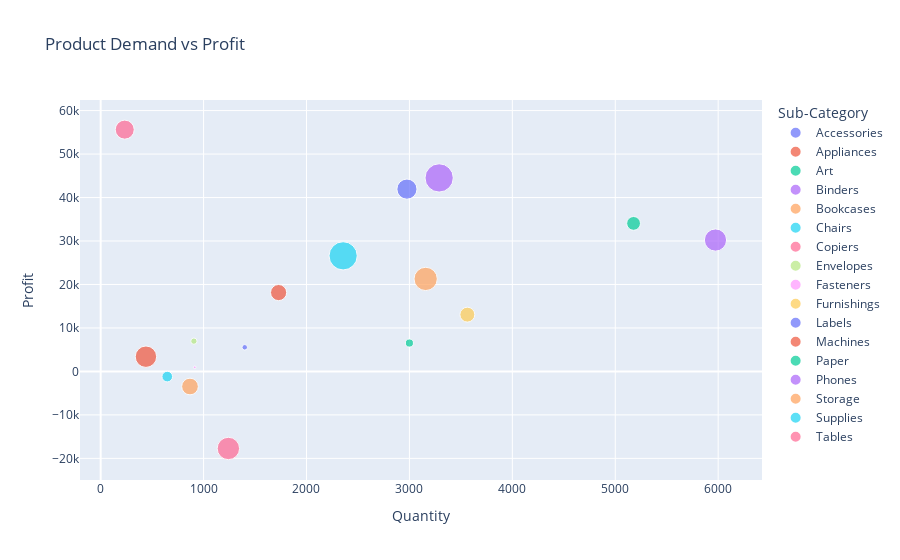

This figure's notebook cell:
### Markdown cell above
### Product Demand vs Profit (Bubble Chart)

This scatter plot compares total **Quantity sold** (demand) against **Profit** for each sub-category.
Bubble size represents **total Sales**, and colour identifies each sub-category.  
This helps determine whether high product demand truly translates into high profitability.

### Code cell
# Group data by Sub-Category and calculate total Sales, total Quantity sold,
# and total Profit for each sub-category.
product_demand = df.groupby("Sub-Category").agg({
    "Sales": "sum",
    "Quantity": "sum",
    "Profit": "sum"
}).reset_index()

# Create a scatter plot where each point represents a sub-category:
fig = px.scatter(
    product_demand,
    x="Quantity",
    y="Profit",
    size="Sales",
    color="Sub-Category",
    title="Product Demand vs Profit"
)
fig.show()

### Figure 1 — Plotly figure (JSON) as saved in the notebook; plotly's stock layout.template omitted (floating-point values rounded to 4 significant figures)
{"data": [{"hovertemplate": "Sub-Category=Accessories<br>Quantity=%{x}<br>Profit=%{y}<br>Sales=%{marker.size}<extra></extra>", "legendgroup": "Accessories", "marker": {"color": "#636efa", "size": [167400.0], "sizemode": "area", "sizeref": 825.0, "symbol": "circle"}, "mode": "markers", "name": "Accessories", "orientation": "v", "showlegend": true, "type": "scatter", "x": [2976], "xaxis": "x", "y": [41940.0], "yaxis": "y"}, {"hovertemplate": "Sub-Category=Appliances<br>Quantity=%{x}<br>Profit=%{y}<br>Sales=%{marker.size}<extra></extra>", "legendgroup": "Appliances", "marker": {"color": "#EF553B", "size": [107500.0], "sizemode": "area", "sizeref": 825.0, "symbol": "circle"}, "mode": "markers", "name": "Appliances", "orientation": "v", "showlegend": true, "type": "scatter", "x": [1729], "xaxis": "x", "y": [18140.0], "yaxis": "y"}, {"hovertemplate": "Sub-Category=Art<br>Quantity=%{x}<br>Profit=%{y}<br>Sales=%{marker.size}<extra></extra>", "legendgroup": "Art", "marker": {"color": "#00cc96", "size": [27120.0], "sizemode": "area", "sizeref": 825.0, "symbol": "circle"}, "mode": "markers", "name": "Art", "orientation": "v", "showlegend": true, "type": "scatter", "x": [3000], "xaxis": "x", "y": [6528.0], "yaxis": "y"}, {"hovertemplate": "Sub-Category=Binders<br>Quantity=%{x}<br>Profit=%{y}<br>Sales=%{marker.size}<extra></extra>", "legendgroup": "Binders", "marker": {"color": "#ab63fa", "size": [203400.0], "sizemode": "area", "sizeref": 825.0, "symbol": "circle"}, "mode": "markers", "name": "Binders", "orientation": "v", "showlegend": true, "type": "scatter", "x": [5974], "xaxis": "x", "y": [30220.0], "yaxis": "y"}, {"hovertemplate": "Sub-Category=Bookcases<br>Quantity=%{x}<br>Profit=%{y}<br>Sales=%{marker.size}<extra></extra>", "legendgroup": "Bookcases", "marker": {"color": "#FFA15A", "size": [114900.0], "sizemode": "area", "sizeref": 825.0, "symbol": "circle"}, "mode": "markers", "name": "Bookcases", "orientation": "v", "showlegend": true, "type": "scatter", "x": [868], "xaxis": "x", "y": [-3473.0], "yaxis": "y"}, {"hovertemplate": "Sub-Category=Chairs<br>Quantity=%{x}<br>Profit=%{y}<br>Sales=%{marker.size}<extra></extra>", "legendgroup": "Chairs", "marker": {"color": "#19d3f3", "size": [328400.0], "sizemode": "area", "sizeref": 825.0, "symbol": "circle"}, "mode": "markers", "name": "Chairs", "orientation": "v", "showlegend": true, "type": "scatter", "x": [2356], "xaxis": "x", "y": [26590.0], "yaxis": "y"}, {"hovertemplate": "Sub-Category=Copiers<br>Quantity=%{x}<br>Profit=%{y}<br>Sales=%{marker.size}<extra></extra>", "legendgroup": "Copiers", "marker": {"color": "#FF6692", "size": [149500.0], "sizemode": "area", "sizeref": 825.0, "symbol": "circle"}, "mode": "markers", "name": "Copiers", "orientation": "v", "showlegend": true, "type": "scatter", "x": [234], "xaxis": "x", "y": [55620.0], "yaxis": "y"}, {"hovertemplate": "Sub-Category=Envelopes<br>Quantity=%{x}<br>Profit=%{y}<br>Sales=%{marker.size}<extra></extra>", "legendgroup": "Envelopes", "marker": {"color": "#B6E880", "size": [16480.0], "sizemode": "area", "sizeref": 825.0, "symbol": "circle"}, "mode": "markers", "name": "Envelopes", "orientation": "v", "showlegend": true, "type": "scatter", "x": [906], "xaxis": "x", "y": [6964.0], "yaxis": "y"}, {"hovertemplate": "Sub-Category=Fasteners<br>Quantity=%{x}<br>Profit=%{y}<br>Sales=%{marker.size}<extra></extra>", "legendgroup": "Fasteners", "marker": {"color": "#FF97FF", "size": [3024.0], "sizemode": "area", "sizeref": 825.0, "symbol": "circle"}, "mode": "markers", "name": "Fasteners", "orientation": "v", "showlegend": true, "type": "scatter", "x": [914], "xaxis": "x", "y": [949.5], "yaxis": "y"}, {"hovertemplate": "Sub-Category=Furnishings<br>Quantity=%{x}<br>Profit=%{y}<br>Sales=%{marker.size}<extra></extra>", "legendgroup": "Furnishings", "marker": {"color": "#FECB52", "size": [91710.0], "sizemode": "area", "sizeref": 825.0, "symbol": "circle"}, "mode": "markers", "name": "Furnishings", "orientation": "v", "showlegend": true, "type": "scatter", "x": [3563], "xaxis": "x", "y": [13060.0], "yaxis": "y"}, {"hovertemplate": "Sub-Category=Labels<br>Quantity=%{x}<br>Profit=%{y}<br>Sales=%{marker.size}<extra></extra>", "legendgroup": "Labels", "marker": {"color": "#636efa", "size": [12490.0], "sizemode": "area", "sizeref": 825.0, "symbol": "circle"}, "mode": "markers", "name": "Labels", "orientation": "v", "showlegend": true, "type": "scatter", "x": [1400], "xaxis": "x", "y": [5546.0], "yaxis": "y"}, {"hovertemplate": "Sub-Category=Machines<br>Quantity=%{x}<br>Profit=%{y}<br>Sales=%{marker.size}<extra></extra>", "legendgroup": "Machines", "marker": {"color": "#EF553B", "size": [189200.0], "sizemode": "area", "sizeref": 825.0, "symbol": "circle"}, "mode": "markers", "name": "Machines", "orientation": "v", "showlegend": true, "type": "scatter", "x": [440], "xaxis": "x", "y": [3385.0], "yaxis": "y"}, {"hovertemplate": "Sub-Category=Paper<br>Quantity=%{x}<br>Profit=%{y}<br>Sales=%{marker.size}<extra></extra>", "legendgroup": "Paper", "marker": {"color": "#00cc96", "size": [78480.0], "sizemode": "area", "sizeref": 825.0, "symbol": "circle"}, "mode": "markers", "name": "Paper", "orientation": "v", "showlegend": true, "type": "scatter", "x": [5178], "xaxis": "x", "y": [34050.0], "yaxis": "y"}, {"hovertemplate": "Sub-Category=Phones<br>Quantity=%{x}<br>Profit=%{y}<br>Sales=%{marker.size}<extra></extra>", "legendgroup": "Phones", "marker": {"color": "#ab63fa", "size": [330000.0], "sizemode": "area", "sizeref": 825.0, "symbol": "circle"}, "mode": "markers", "name": "Phones", "orientation": "v", "showlegend": true, "type": "scatter", "x": [3289], "xaxis": "x", "y": [44520.0], "yaxis": "y"}, {"hovertemplate": "Sub-Category=Storage<br>Quantity=%{x}<br>Profit=%{y}<br>Sales=%{marker.size}<extra></extra>", "legendgroup": "Storage", "marker": {"color": "#FFA15A", "size": [223800.0], "sizemode": "area", "sizeref": 825.0, "symbol": "circle"}, "mode": "markers", "name": "Storage", "orientation": "v", "showlegend": true, "type": "scatter", "x": [3158], "xaxis": "x", "y": [21280.0], "yaxis": "y"}, {"hovertemplate": "Sub-Category=Supplies<br>Quantity=%{x}<br>Profit=%{y}<br>Sales=%{marker.size}<extra></extra>", "legendgroup": "Supplies", "marker": {"color": "#19d3f3", "size": [46670.0], "sizemode": "area", "sizeref": 825.0, "symbol": "circle"}, "mode": "markers", "name": "Supplies", "orientation": "v", "showlegend": true, "type": "scatter", "x": [647], "xaxis": "x", "y": [-1189.0], "yaxis": "y"}, {"hovertemplate": "Sub-Category=Tables<br>Quantity=%{x}<br>Profit=%{y}<br>Sales=%{marker.size}<extra></extra>", "legendgroup": "Tables", "marker": {"color": "#FF6692", "size": [207000.0], "sizemode": "area", "sizeref": 825.0, "symbol": "circle"}, "mode": "markers", "name": "Tables", "orientation": "v", "showlegend": true, "type": "scatter", "x": [1241], "xaxis": "x", "y": [-17730.0], "yaxis": "y"}], "layout": {"autosize": true, "dragmode": "zoom", "legend": {"itemsizing": "constant", "title": {"text": "Sub-Category"}, "tracegroupgap": 0}, "title": {"text": "Product Demand vs Profit"}, "xaxis": {"anchor": "y", "autorange": true, "domain": [0, 1], "range": [-174.5, 6396.0], "title": {"text": "Quantity"}, "type": "linear"}, "yaxis": {"anchor": "x", "autorange": true, "domain": [0, 1], "range": [-29090.0, 65990.0], "title": {"text": "Profit"}, "type": "linear"}}}
